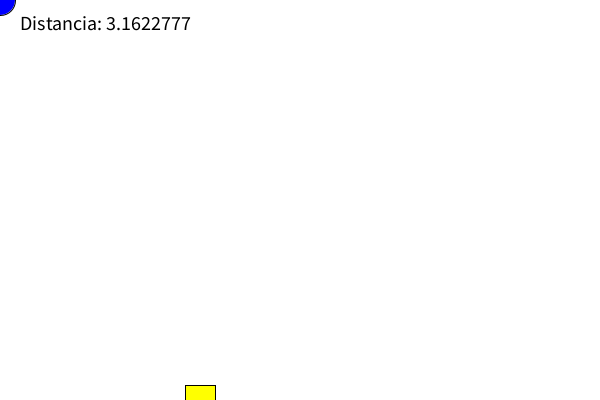
Frame 1 (no input)
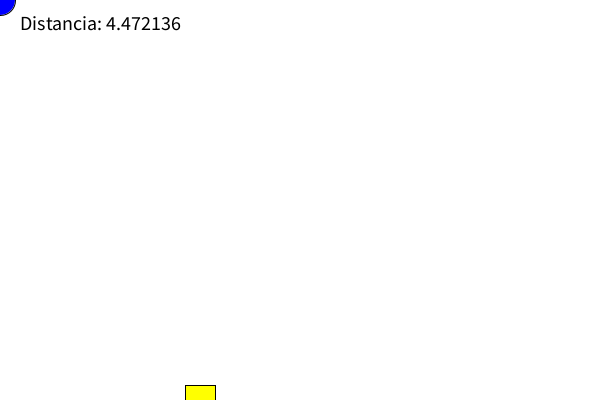
Frame 60 (the mouse pressed at the canvas centre just before this capture)
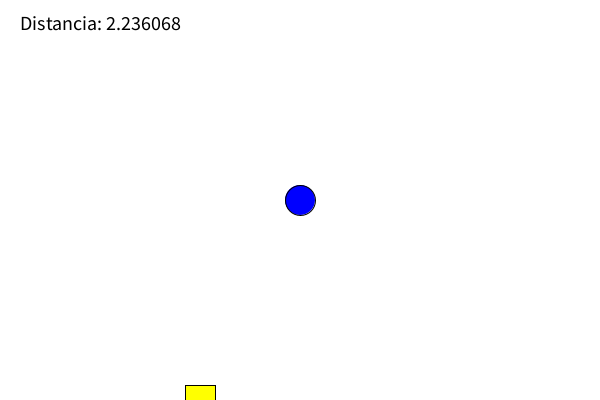
Frame 120 (the mouse held since frame 60 and released just before this capture)

The Processing sketch that drew these frames (run headless with seeded random() and noise(); from frame 60 on, the mouse is pressed at the canvas centre):

// Processing sketch: Ejercicio_17
// ── Ejercicio_17.pde
float x1 = 1; // Posición de Link en x
float y1 = 1; // Posición de Link en y
float x2 = 2; // Posición del tesoro en x
float y2 = 4; // Posición del tesoro en y

void setup() {
  size(600, 400); // Tamaño de la pantalla
}

void draw() {
  background(255); // Fondo blanco
  
  // Calcular distancia entre Link y el tesoro usando Pitágoras
  float distancia = dist(x1, y1, x2, y2);
  
  // Mover el círculo de Link con el cursor del mouse
  x1 = mouseX / 100.0; // Convertir posición del mouse a la escala del programa
  y1 = mouseY / 100.0; // Convertir posición del mouse a la escala del programa
  
  // Dibujar Link (círculo)
  fill(0, 0, 255); // Color azul
  ellipse(x1 * 100, y1 * 100, 30, 30); // Círculo centrado en (x1, y1) con diámetro 30
  
  // Dibujar tesoro (cuadrado)
  fill(255, 255, 0); // Color amarillo
  rectMode(CENTER); // El punto de referencia del rectángulo es el centro
  rect(x2 * 100, y2 * 100, 30, 30); // Cuadrado centrado en (x2, y2) con lado 30
  
  // Mostrar la distancia en la pantalla
  fill(0); // Color negro
  textSize(20);
  text("Distancia: " + distancia, 20, 30); // Mostrar distancia en la esquina superior izquierda
}
